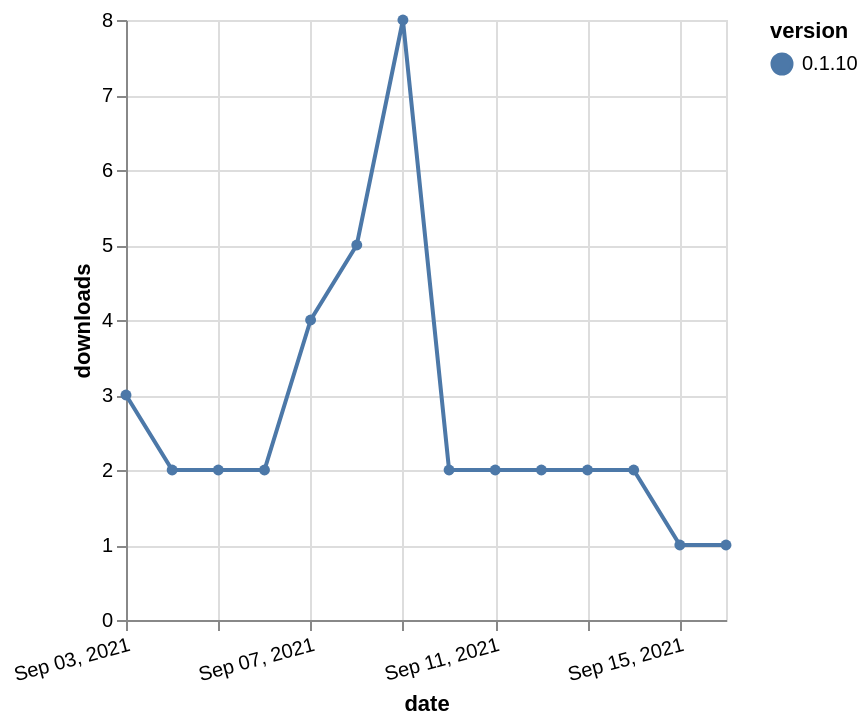

Write the Vega-Lite specification saved for this chart.
### Vega-Lite specification from a JSON file in a GitHub repository (floating-point values rounded to 4 significant figures)
{"$schema": "https://vega.github.io/schema/vega-lite/v5.json", "description": "A simple bar chart with embedded data.", "data": {"values": [{"date": "2021-09-03", "total": 2354, "delta": 3, "version": "0.1.10"}, {"date": "2021-09-04", "total": 2356, "delta": 2, "version": "0.1.10"}, {"date": "2021-09-05", "total": 2358, "delta": 2, "version": "0.1.10"}, {"date": "2021-09-06", "total": 2360, "delta": 2, "version": "0.1.10"}, {"date": "2021-09-07", "total": 2364, "delta": 4, "version": "0.1.10"}, {"date": "2021-09-08", "total": 2369, "delta": 5, "version": "0.1.10"}, {"date": "2021-09-09", "total": 2377, "delta": 8, "version": "0.1.10"}, {"date": "2021-09-10", "total": 2379, "delta": 2, "version": "0.1.10"}, {"date": "2021-09-11", "total": 2381, "delta": 2, "version": "0.1.10"}, {"date": "2021-09-12", "total": 2383, "delta": 2, "version": "0.1.10"}, {"date": "2021-09-13", "total": 2385, "delta": 2, "version": "0.1.10"}, {"date": "2021-09-14", "total": 2387, "delta": 2, "version": "0.1.10"}, {"date": "2021-09-15", "total": 2388, "delta": 1, "version": "0.1.10"}, {"date": "2021-09-16", "total": 2389, "delta": 1, "version": "0.1.10"}]}, "width": "container", "mark": {"type": "line", "point": {"filled": true}}, "encoding": {"x": {"field": "date", "type": "temporal", "timeUnit": "yearmonthdate", "title": "date", "axis": {"labelAngle": -15}}, "y": {"field": "delta", "type": "quantitative", "title": "downloads"}, "color": {"field": "version", "type": "nominal"}, "tooltip": {"field": "delta"}}}
